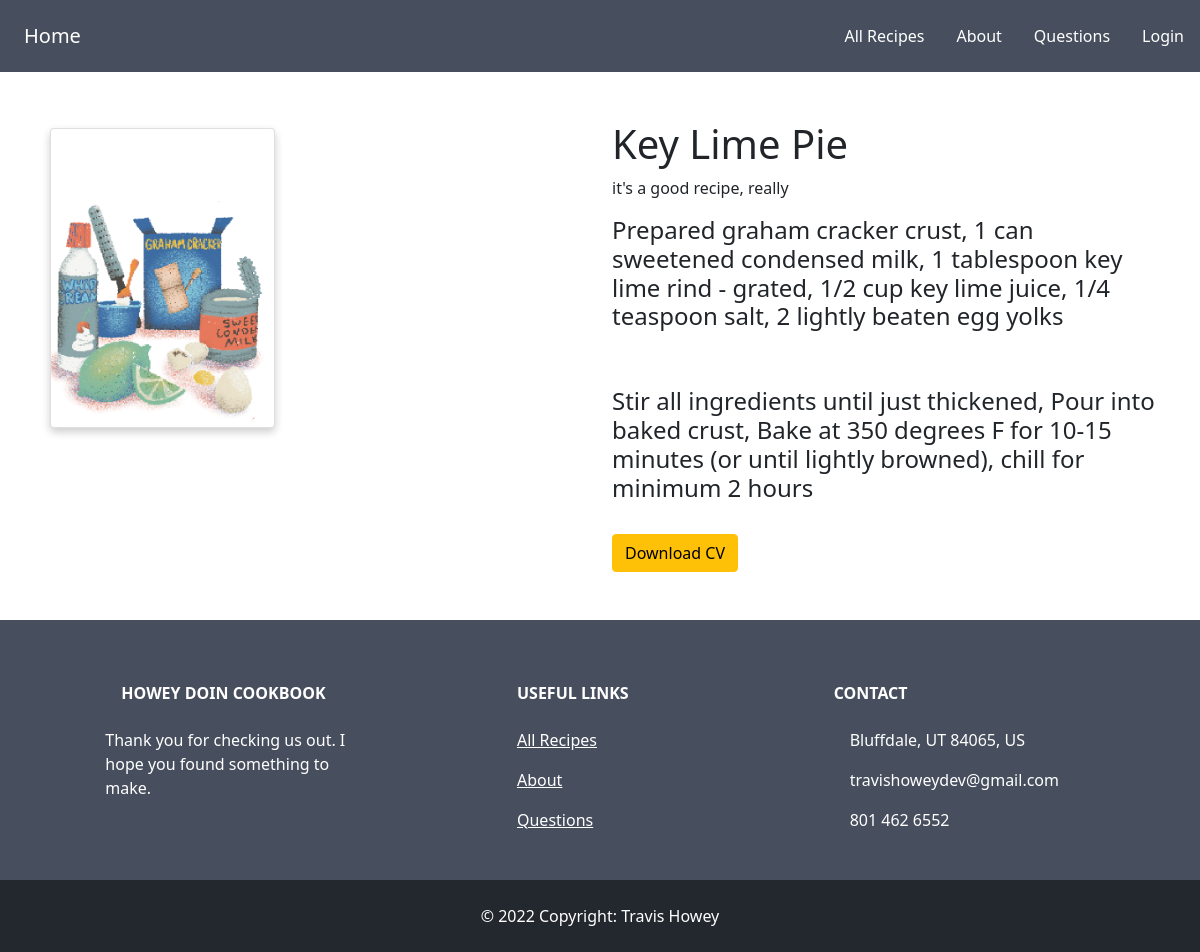
/home/1, run on the app's committed database.
### howeydoin/models.py (models this page shows, shortened)
class Recipe(models.Model):
    name = models.CharField(max_length=200)
    ingredients = models.CharField(max_length=2000)
    instructions = models.CharField(max_length=2000)
    details = models.CharField(max_length=2000, default="it's a good recipe, really")
    image = models.ImageField(upload_to='pictures', default='https://www.google.com/url?sa=i&url=https%3A%2F%2Funsplash.com%2Fs%2Fphotos%2Fplate&psig=AOvVaw0MX3G1sCt7ND-FBIXv69ZM&ust=1650592695338000&source=images&cd=vfe&ved=0CAwQjRxqFwoTCLj3mYuHpPcCFQAAAAAdAAAAABAD')

### howeydoin/views.py (the view)
# urls.py: path('<int:item_id>', views.detail, name="detail"),
def detail(request, item_id):
    item = Recipe.objects.get(pk=item_id)
    context = {
        'item': item,
    }
    return render(request, 'howeydoin/detail.html', context)

### howeydoin/templates/howeydoin/detail.html (shortened to what this page needs)
{% extends 'howeydoin/base.html' %}
{% load static%}
{% block body %}
    <div class="container my-5">
        <div class="row">
            <div class="col-md-6">
                <img src="{% static item.image.url %}" class="card" height="300px">
            </div>
            <div class="col-md-6">
                <h1>{{ item.name }}</h1>
                <p>{{ item.details }}</p>
                <h4>{{ item.ingredients }}</h4>
                <br><br>
                <h4>{{ item.instructions }}</h4>
                <br>
                <div class="col-md-6">
                    <a href="{% url 'home:download' item.id %}" class="btn btn-warning">Download CV</a>
                </div>
            </div>
        </div>
    </div>
{% endblock %}

### howeydoin/static/howeydoin/style.css (style rules this page uses)
body { font-family: Arial, Helvetica, sans-serif; margin: 0; }
html { box-sizing: border-box; }
*, *:before, *:after { box-sizing: inherit; }
.card { box-shadow: 0 4px 8px 0 rgba(0, 0, 0, 0.2); margin: 8px; }
.container { padding: 0 16px; }
.container::after, .row::after { content: ""; clear: both; display: table; }

### data on the page
Recipe: image (picture), name "Key Lime Pie", details "it's a good recipe, really", ingredients "Prepared graham cracker crust, 1 can sweetened condensed milk, 1 tablespoon key lime rind - grated, 1/2 cup key lime juice, 1/4 teaspoon salt, 2 lightly beaten egg yolks", instructions "Stir all ingredients until just thickened, Pour into baked crust, Bake at 350 degrees F for 10-15 minutes (or until lightly browned), chill for minimum 2 hours"
